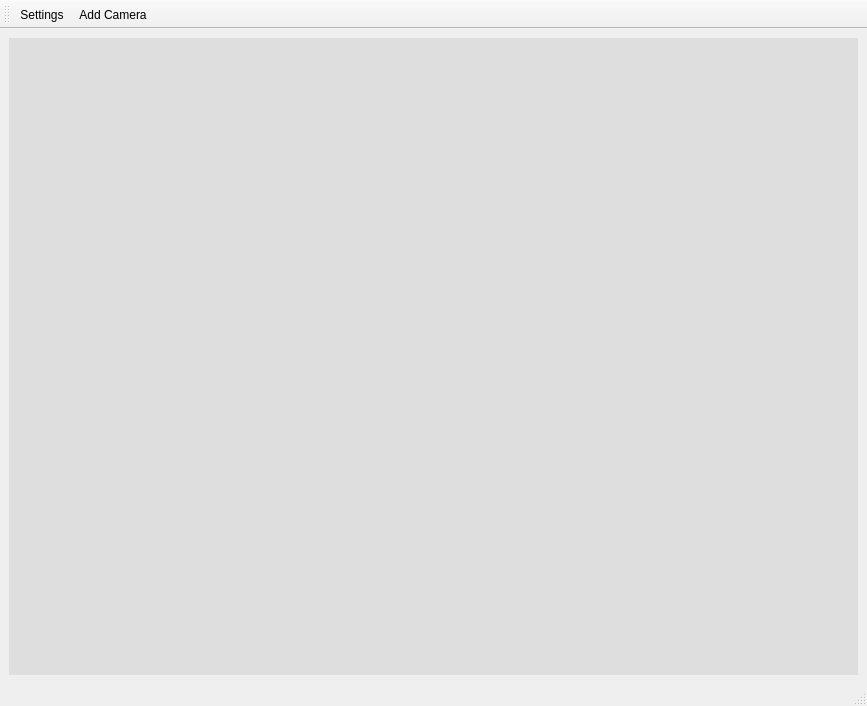
<?xml version="1.0" encoding="UTF-8"?>
<ui version="4.0">
 <class>MainWindow</class>
 <widget class="QMainWindow" name="MainWindow">
  <property name="geometry">
   <rect>
    <x>0</x>
    <y>0</y>
    <width>867</width>
    <height>706</height>
   </rect>
  </property>
  <property name="windowTitle">
   <string>MainWindow</string>
  </property>
  <widget class="QWidget" name="centralwidget">
   <layout class="QGridLayout" name="gridLayout_6">
    <item row="0" column="0">
     <widget class="QMdiArea" name="mdiArea_Camera_Area">
      <property name="background">
       <brush brushstyle="SolidPattern">
        <color alpha="255">
         <red>222</red>
         <green>222</green>
         <blue>222</blue>
        </color>
       </brush>
      </property>
     </widget>
    </item>
   </layout>
  </widget>
  <widget class="QStatusBar" name="statusbar"/>
  <widget class="QToolBar" name="toolBar">
   <property name="windowTitle">
    <string>toolBar</string>
   </property>
   <attribute name="toolBarArea">
    <enum>TopToolBarArea</enum>
   </attribute>
   <attribute name="toolBarBreak">
    <bool>false</bool>
   </attribute>
   <addaction name="action_Settings_Page"/>
   <addaction name="action_Add_Camera"/>
  </widget>
  <action name="action_Settings_Page">
   <property name="text">
    <string>&amp;Settings</string>
   </property>
   <property name="toolTip">
    <string>Settings</string>
   </property>
   <property name="shortcut">
    <string>Ctrl+S</string>
   </property>
  </action>
  <action name="action_Add_Camera">
   <property name="text">
    <string>&amp;Add Camera</string>
   </property>
   <property name="toolTip">
    <string>Add Camera SubWindow</string>
   </property>
   <property name="shortcut">
    <string>Ctrl+N</string>
   </property>
  </action>
 </widget>
 <resources/>
 <connections/>
</ui>
